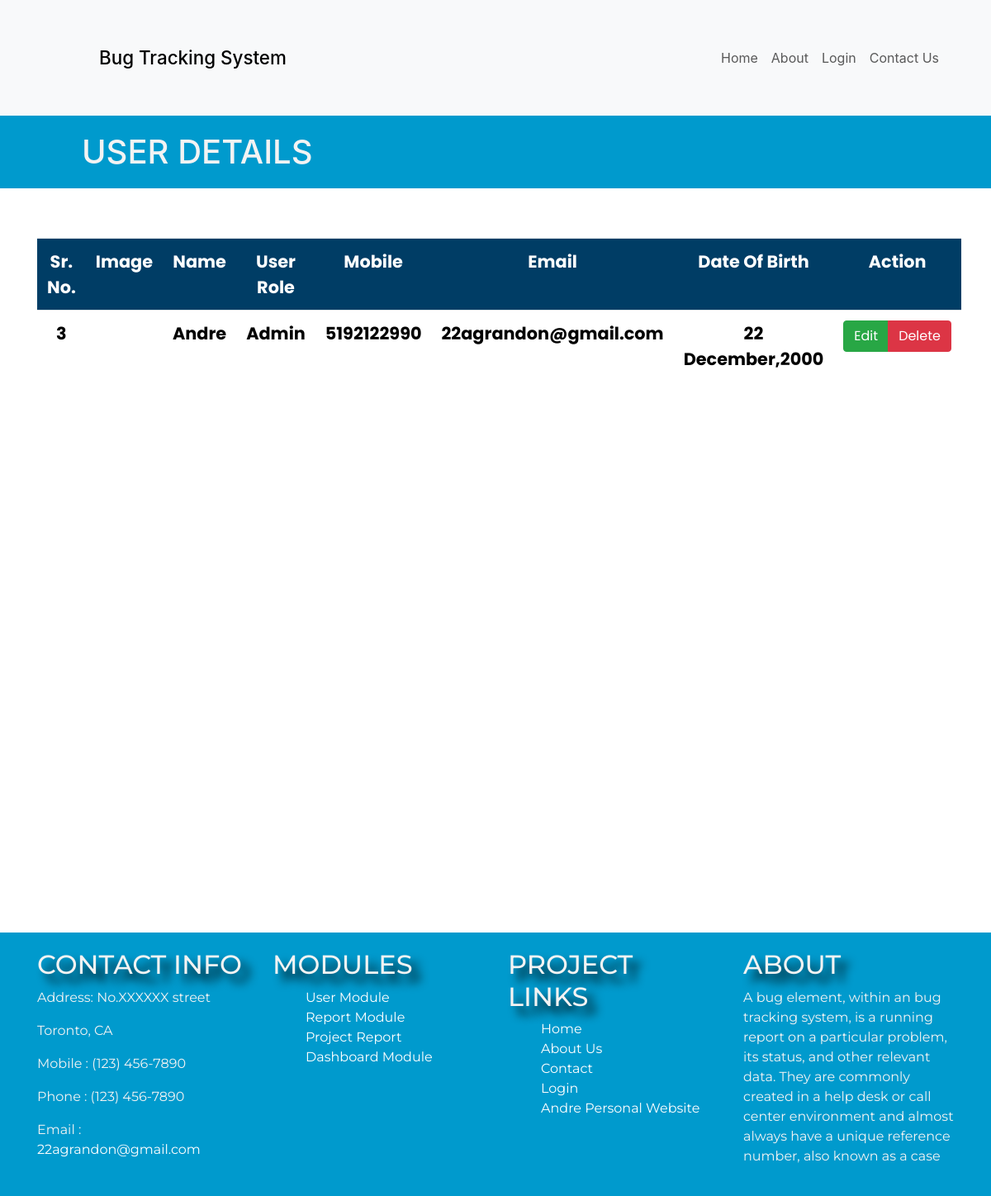
The page /listings/userlisting on the database its author committed.
### listings/models.py (models this page shows, shortened)
class User(models.Model):
    user_id = models.AutoField(primary_key=True)
    user_name = models.CharField(max_length=255, default = '')
    role = models.CharField(max_length=255, default = '',)
    user_mobile = models.CharField(max_length=255, default = '')
    user_email = models.CharField(max_length=255, default = '')
    user_dob = models.CharField(max_length=255, default = '')
    user_image = models.CharField(max_length=255, default = '',blank=True)

### listings/views.py (the view)
# urls.py: path('userlisting',views.userlist,name='userlisting'),
def userlist(request):
    userlist = User.objects.all()
    print("------------------------------------------")
    for i in userlist:
        print(i.user_id)
    print("------------------------------------------")
    return render(request,'listings/userdetails.html',{'userlist':userlist})

### listings/templates/listings/userdetails.html (shortened to what this page needs)
{% extends 'base.html' %}
{% block content %}
    <div class="banner">
      <h1 id='bannerLogo'>USER DETAILS</h1>
    </div>
 <div id='listingadd' class="container">
		<div class="row">
		  <div class="col-lg-12">
			<form  name="frm" action="lib/user.php" method="post">
			  <section class="panel">
				  <table class="table table-striped table-advance table-hover" style="color:#000000">
				   <tbody>
					  <tr class="bg-primary">
						<th style="background-color:#003d65; color:#FFFFFF;">Sr. No.</th>
						<th style="background-color:#003d65; color:#FFFFFF;">Image</th>
						<th style="background-color:#003d65; color:#FFFFFF;">Name</th>
						<th style="background-color:#003d65; color:#FFFFFF;">User Role</th>
						<th style="background-color:#003d65; color:#FFFFFF;">Mobile</th>
						<th style="background-color:#003d65; color:#FFFFFF;">Email</th>
						<th style="background-color:#003d65; color:#FFFFFF;">Date Of Birth</th>
						<th style="background-color:#003d65; color:#FFFFFF;"> Action</th>
					  </tr>
					  {% for i in userlist %}
					  <tr>
            <td>{{i.user_id}}</td>
            <td>{{i.user_image}}</td>
						<td>{{i.user_name}}</td>
						<td>{{i.role}}</td>
						<td>{{i.user_mobile}}</td>
						<td>{{i.user_email}}</td>
						<td>{{i.user_dob}}</td>
						<td>
						  <div class="btn-group">
						    <a href="{% url 'listings:update_user' i.user_id %}" class="btn btn-success">Edit</a>
                <a class="delete-dialog btn btn-danger"  method="POST" href="{% url 'listings:delete_user' i.user_id %}">Delete</a>
						  </div>
						</td>
					  </tr>
					  {% endfor %}
				   </tbody>
				</table>
			  </section>
			 </form>
		  </div>
	  </div>
	</div>
{% endblock content %}

### static/bugtracker/css/master.css (style rules this page uses)
form { padding-top: 52px; padding-bottom: -100px; text-align: center; font-size: 1.3em; font-weight: bold; color: black; font-family: 'Poppins', sans-serif; }
#listingadd { padding-bottom: 651px; }
a:link { color: white; background: url(<i class="fas fa-angle-right"></i>) no-repeat 0 0; }
.banner { background-color: #009ACD; color: #f3f3f3; line-height: 100px; padding-left: 79px; }
#bannerLogo { padding:20px; }
a { color: white; }
* { box-sizing: border-box; }
.row::after { content:none; clear: both; display: table; }
html, body { max-width: 100%; overflow-x: hidden; }

### rows shown on the page
User: user_id "3", user_name "Andre", role "Admin", user_mobile "5192122990", user_email "22agrandon@gmail.com", user_dob "22 December,2000"
